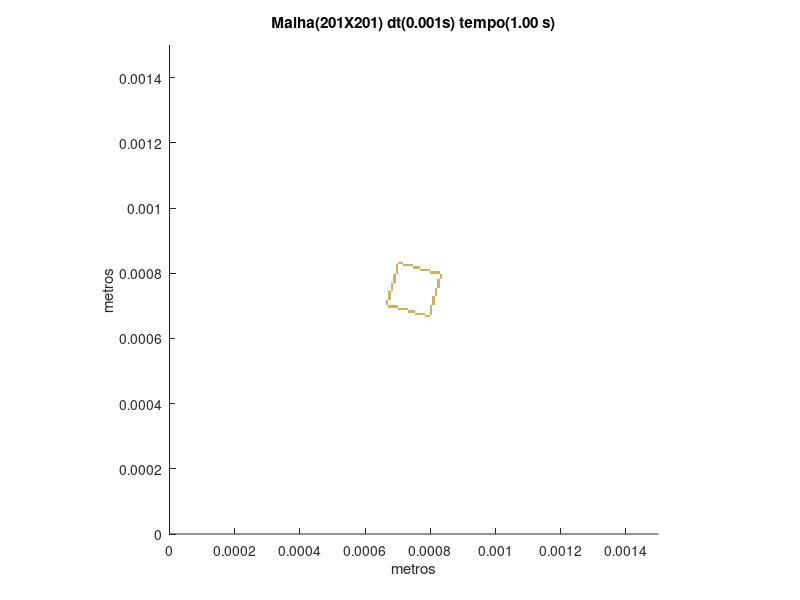

The MATLAB source for this figure:
set (gca,'PlotBoxAspectRatio',[1 1 1],'Xlim',[0,0.0015],'Ylim',[0,0.0015])
hold on
title('Malha(201X201) dt(0.001s) tempo(1.00 s)')
hold on
ylabel('metros')
hold on
xlabel('metros')
hold on

fill([0.000783582089552239 0.000783582089552239 0.000791044776119403 0.000791044776119403],[0.000664179104477612 0.000671641791044776 0.000671641791044776 0.000664179104477612],[0.8,0.7,0.4],'LineStyle','none')

fill([0.000791044776119403 0.000791044776119403 0.000798507462686567 0.000798507462686567],[0.000664179104477612 0.000671641791044776 0.000671641791044776 0.000664179104477612],[0.8,0.7,0.4],'LineStyle','none')

fill([0.000753731343283582 0.000753731343283582 0.000761194029850746 0.000761194029850746],[0.000671641791044776 0.00067910447761194 0.00067910447761194 0.000671641791044776],[0.8,0.7,0.4],'LineStyle','none')

fill([0.000761194029850746 0.000761194029850746 0.000768656716417911 0.000768656716417911],[0.000671641791044776 0.00067910447761194 0.00067910447761194 0.000671641791044776],[0.8,0.7,0.4],'LineStyle','none')

fill([0.000768656716417911 0.000768656716417911 0.000776119402985075 0.000776119402985075],[0.000671641791044776 0.00067910447761194 0.00067910447761194 0.000671641791044776],[0.8,0.7,0.4],'LineStyle','none')

fill([0.000776119402985075 0.000776119402985075 0.000783582089552239 0.000783582089552239],[0.000671641791044776 0.00067910447761194 0.00067910447761194 0.000671641791044776],[0.8,0.7,0.4],'LineStyle','none')

fill([0.000798507462686567 0.000798507462686567 0.000805970149253731 0.000805970149253731],[0.000671641791044776 0.00067910447761194 0.00067910447761194 0.000671641791044776],[0.8,0.7,0.4],'LineStyle','none')

fill([0.00073134328358209 0.00073134328358209 0.000738805970149254 0.000738805970149254],[0.00067910447761194 0.000686567164179104 0.000686567164179104 0.00067910447761194],[0.8,0.7,0.4],'LineStyle','none')

fill([0.000738805970149254 0.000738805970149254 0.000746268656716418 0.000746268656716418],[0.00067910447761194 0.000686567164179104 0.000686567164179104 0.00067910447761194],[0.8,0.7,0.4],'LineStyle','none')

fill([0.000746268656716418 0.000746268656716418 0.000753731343283582 0.000753731343283582],[0.00067910447761194 0.000686567164179104 0.000686567164179104 0.00067910447761194],[0.8,0.7,0.4],'LineStyle','none')

fill([0.000798507462686567 0.000798507462686567 0.000805970149253731 0.000805970149253731],[0.00067910447761194 0.000686567164179104 0.000686567164179104 0.00067910447761194],[0.8,0.7,0.4],'LineStyle','none')

fill([0.000701492537313433 0.000701492537313433 0.000708955223880597 0.000708955223880597],[0.000686567164179104 0.000694029850746269 0.000694029850746269 0.000686567164179104],[0.8,0.7,0.4],'LineStyle','none')

fill([0.000708955223880597 0.000708955223880597 0.000716417910447761 0.000716417910447761],[0.000686567164179104 0.000694029850746269 0.000694029850746269 0.000686567164179104],[0.8,0.7,0.4],'LineStyle','none')

fill([0.000716417910447761 0.000716417910447761 0.000723880597014925 0.000723880597014925],[0.000686567164179104 0.000694029850746269 0.000694029850746269 0.000686567164179104],[0.8,0.7,0.4],'LineStyle','none')

fill([0.000723880597014925 0.000723880597014925 0.00073134328358209 0.00073134328358209],[0.000686567164179104 0.000694029850746269 0.000694029850746269 0.000686567164179104],[0.8,0.7,0.4],'LineStyle','none')

fill([0.000798507462686567 0.000798507462686567 0.000805970149253731 0.000805970149253731],[0.000686567164179104 0.000694029850746269 0.000694029850746269 0.000686567164179104],[0.8,0.7,0.4],'LineStyle','none')

fill([0.000671641791044776 0.000671641791044776 0.00067910447761194 0.00067910447761194],[0.000694029850746269 0.000701492537313433 0.000701492537313433 0.000694029850746269],[0.8,0.7,0.4],'LineStyle','none')

fill([0.00067910447761194 0.00067910447761194 0.000686567164179104 0.000686567164179104],[0.000694029850746269 0.000701492537313433 0.000701492537313433 0.000694029850746269],[0.8,0.7,0.4],'LineStyle','none')

fill([0.000686567164179104 0.000686567164179104 0.000694029850746269 0.000694029850746269],[0.000694029850746269 0.000701492537313433 0.000701492537313433 0.000694029850746269],[0.8,0.7,0.4],'LineStyle','none')

fill([0.000694029850746269 0.000694029850746269 0.000701492537313433 0.000701492537313433],[0.000694029850746269 0.000701492537313433 0.000701492537313433 0.000694029850746269],[0.8,0.7,0.4],'LineStyle','none')

fill([0.000798507462686567 0.000798507462686567 0.000805970149253731 0.000805970149253731],[0.000694029850746269 0.000701492537313433 0.000701492537313433 0.000694029850746269],[0.8,0.7,0.4],'LineStyle','none')

fill([0.000664179104477612 0.000664179104477612 0.000671641791044776 0.000671641791044776],[0.000701492537313433 0.000708955223880597 0.000708955223880597 0.000701492537313433],[0.8,0.7,0.4],'LineStyle','none')

fill([0.000805970149253731 0.000805970149253731 0.000813432835820896 0.000813432835820896],[0.000701492537313433 0.000708955223880597 0.000708955223880597 0.000701492537313433],[0.8,0.7,0.4],'LineStyle','none')

fill([0.000664179104477612 0.000664179104477612 0.000671641791044776 0.000671641791044776],[0.000708955223880597 0.000716417910447761 0.000716417910447761 0.000708955223880597],[0.8,0.7,0.4],'LineStyle','none')

fill([0.000805970149253731 0.000805970149253731 0.000813432835820896 0.000813432835820896],[0.000708955223880597 0.000716417910447761 0.000716417910447761 0.000708955223880597],[0.8,0.7,0.4],'LineStyle','none')

fill([0.000671641791044776 0.000671641791044776 0.00067910447761194 0.00067910447761194],[0.000716417910447761 0.000723880597014925 0.000723880597014925 0.000716417910447761],[0.8,0.7,0.4],'LineStyle','none')

fill([0.000805970149253731 0.000805970149253731 0.000813432835820896 0.000813432835820896],[0.000716417910447761 0.000723880597014925 0.000723880597014925 0.000716417910447761],[0.8,0.7,0.4],'LineStyle','none')

fill([0.000671641791044776 0.000671641791044776 0.00067910447761194 0.00067910447761194],[0.000723880597014925 0.00073134328358209 0.00073134328358209 0.000723880597014925],[0.8,0.7,0.4],'LineStyle','none')

fill([0.000805970149253731 0.000805970149253731 0.000813432835820896 0.000813432835820896],[0.000723880597014925 0.00073134328358209 0.00073134328358209 0.000723880597014925],[0.8,0.7,0.4],'LineStyle','none')

fill([0.000671641791044776 0.000671641791044776 0.00067910447761194 0.00067910447761194],[0.00073134328358209 0.000738805970149254 0.000738805970149254 0.00073134328358209],[0.8,0.7,0.4],'LineStyle','none')

fill([0.000813432835820896 0.000813432835820896 0.00082089552238806 0.00082089552238806],[0.00073134328358209 0.000738805970149254 0.000738805970149254 0.00073134328358209],[0.8,0.7,0.4],'LineStyle','none')

fill([0.000671641791044776 0.000671641791044776 0.00067910447761194 0.00067910447761194],[0.000738805970149254 0.000746268656716418 0.000746268656716418 0.000738805970149254],[0.8,0.7,0.4],'LineStyle','none')

fill([0.000813432835820896 0.000813432835820896 0.00082089552238806 0.00082089552238806],[0.000738805970149254 0.000746268656716418 0.000746268656716418 0.000738805970149254],[0.8,0.7,0.4],'LineStyle','none')

fill([0.00067910447761194 0.00067910447761194 0.000686567164179104 0.000686567164179104],[0.000746268656716418 0.000753731343283582 0.000753731343283582 0.000746268656716418],[0.8,0.7,0.4],'LineStyle','none')

fill([0.000813432835820896 0.000813432835820896 0.00082089552238806 0.00082089552238806],[0.000746268656716418 0.000753731343283582 0.000753731343283582 0.000746268656716418],[0.8,0.7,0.4],'LineStyle','none')

fill([0.00067910447761194 0.00067910447761194 0.000686567164179104 0.000686567164179104],[0.000753731343283582 0.000761194029850746 0.000761194029850746 0.000753731343283582],[0.8,0.7,0.4],'LineStyle','none')

fill([0.00082089552238806 0.00082089552238806 0.000828358208955224 0.000828358208955224],[0.000753731343283582 0.000761194029850746 0.000761194029850746 0.000753731343283582],[0.8,0.7,0.4],'LineStyle','none')

fill([0.00067910447761194 0.00067910447761194 0.000686567164179104 0.000686567164179104],[0.000761194029850746 0.000768656716417911 0.000768656716417911 0.000761194029850746],[0.8,0.7,0.4],'LineStyle','none')

fill([0.00082089552238806 0.00082089552238806 0.000828358208955224 0.000828358208955224],[0.000761194029850746 0.000768656716417911 0.000768656716417911 0.000761194029850746],[0.8,0.7,0.4],'LineStyle','none')

fill([0.000686567164179104 0.000686567164179104 0.000694029850746269 0.000694029850746269],[0.000768656716417911 0.000776119402985075 0.000776119402985075 0.000768656716417911],[0.8,0.7,0.4],'LineStyle','none')

fill([0.00082089552238806 0.00082089552238806 0.000828358208955224 0.000828358208955224],[0.000768656716417911 0.000776119402985075 0.000776119402985075 0.000768656716417911],[0.8,0.7,0.4],'LineStyle','none')

fill([0.000686567164179104 0.000686567164179104 0.000694029850746269 0.000694029850746269],[0.000776119402985075 0.000783582089552239 0.000783582089552239 0.000776119402985075],[0.8,0.7,0.4],'LineStyle','none')

fill([0.00082089552238806 0.00082089552238806 0.000828358208955224 0.000828358208955224],[0.000776119402985075 0.000783582089552239 0.000783582089552239 0.000776119402985075],[0.8,0.7,0.4],'LineStyle','none')

fill([0.000686567164179104 0.000686567164179104 0.000694029850746269 0.000694029850746269],[0.000783582089552239 0.000791044776119403 0.000791044776119403 0.000783582089552239],[0.8,0.7,0.4],'LineStyle','none')

fill([0.000828358208955224 0.000828358208955224 0.000835820895522388 0.000835820895522388],[0.000783582089552239 0.000791044776119403 0.000791044776119403 0.000783582089552239],[0.8,0.7,0.4],'LineStyle','none')

fill([0.000686567164179104 0.000686567164179104 0.000694029850746269 0.000694029850746269],[0.000791044776119403 0.000798507462686567 0.000798507462686567 0.000791044776119403],[0.8,0.7,0.4],'LineStyle','none')

fill([0.000828358208955224 0.000828358208955224 0.000835820895522388 0.000835820895522388],[0.000791044776119403 0.000798507462686567 0.000798507462686567 0.000791044776119403],[0.8,0.7,0.4],'LineStyle','none')

fill([0.000694029850746269 0.000694029850746269 0.000701492537313433 0.000701492537313433],[0.000798507462686567 0.000805970149253731 0.000805970149253731 0.000798507462686567],[0.8,0.7,0.4],'LineStyle','none')

fill([0.000798507462686567 0.000798507462686567 0.000805970149253731 0.000805970149253731],[0.000798507462686567 0.000805970149253731 0.000805970149253731 0.000798507462686567],[0.8,0.7,0.4],'LineStyle','none')

fill([0.000805970149253731 0.000805970149253731 0.000813432835820896 0.000813432835820896],[0.000798507462686567 0.000805970149253731 0.000805970149253731 0.000798507462686567],[0.8,0.7,0.4],'LineStyle','none')

fill([0.000813432835820896 0.000813432835820896 0.00082089552238806 0.00082089552238806],[0.000798507462686567 0.000805970149253731 0.000805970149253731 0.000798507462686567],[0.8,0.7,0.4],'LineStyle','none')

fill([0.00082089552238806 0.00082089552238806 0.000828358208955224 0.000828358208955224],[0.000798507462686567 0.000805970149253731 0.000805970149253731 0.000798507462686567],[0.8,0.7,0.4],'LineStyle','none')

fill([0.000694029850746269 0.000694029850746269 0.000701492537313433 0.000701492537313433],[0.000805970149253731 0.000813432835820896 0.000813432835820896 0.000805970149253731],[0.8,0.7,0.4],'LineStyle','none')

fill([0.000768656716417911 0.000768656716417911 0.000776119402985075 0.000776119402985075],[0.000805970149253731 0.000813432835820896 0.000813432835820896 0.000805970149253731],[0.8,0.7,0.4],'LineStyle','none')

fill([0.000776119402985075 0.000776119402985075 0.000783582089552239 0.000783582089552239],[0.000805970149253731 0.000813432835820896 0.000813432835820896 0.000805970149253731],[0.8,0.7,0.4],'LineStyle','none')

fill([0.000783582089552239 0.000783582089552239 0.000791044776119403 0.000791044776119403],[0.000805970149253731 0.000813432835820896 0.000813432835820896 0.000805970149253731],[0.8,0.7,0.4],'LineStyle','none')

fill([0.000791044776119403 0.000791044776119403 0.000798507462686567 0.000798507462686567],[0.000805970149253731 0.000813432835820896 0.000813432835820896 0.000805970149253731],[0.8,0.7,0.4],'LineStyle','none')

fill([0.000694029850746269 0.000694029850746269 0.000701492537313433 0.000701492537313433],[0.000813432835820896 0.00082089552238806 0.00082089552238806 0.000813432835820896],[0.8,0.7,0.4],'LineStyle','none')

fill([0.000746268656716418 0.000746268656716418 0.000753731343283582 0.000753731343283582],[0.000813432835820896 0.00082089552238806 0.00082089552238806 0.000813432835820896],[0.8,0.7,0.4],'LineStyle','none')

fill([0.000753731343283582 0.000753731343283582 0.000761194029850746 0.000761194029850746],[0.000813432835820896 0.00082089552238806 0.00082089552238806 0.000813432835820896],[0.8,0.7,0.4],'LineStyle','none')

fill([0.000761194029850746 0.000761194029850746 0.000768656716417911 0.000768656716417911],[0.000813432835820896 0.00082089552238806 0.00082089552238806 0.000813432835820896],[0.8,0.7,0.4],'LineStyle','none')

fill([0.000694029850746269 0.000694029850746269 0.000701492537313433 0.000701492537313433],[0.00082089552238806 0.000828358208955224 0.000828358208955224 0.00082089552238806],[0.8,0.7,0.4],'LineStyle','none')

fill([0.000716417910447761 0.000716417910447761 0.000723880597014925 0.000723880597014925],[0.00082089552238806 0.000828358208955224 0.000828358208955224 0.00082089552238806],[0.8,0.7,0.4],'LineStyle','none')

fill([0.000723880597014925 0.000723880597014925 0.00073134328358209 0.00073134328358209],[0.00082089552238806 0.000828358208955224 0.000828358208955224 0.00082089552238806],[0.8,0.7,0.4],'LineStyle','none')

fill([0.00073134328358209 0.00073134328358209 0.000738805970149254 0.000738805970149254],[0.00082089552238806 0.000828358208955224 0.000828358208955224 0.00082089552238806],[0.8,0.7,0.4],'LineStyle','none')

fill([0.000738805970149254 0.000738805970149254 0.000746268656716418 0.000746268656716418],[0.00082089552238806 0.000828358208955224 0.000828358208955224 0.00082089552238806],[0.8,0.7,0.4],'LineStyle','none')

fill([0.000701492537313433 0.000701492537313433 0.000708955223880597 0.000708955223880597],[0.000828358208955224 0.000835820895522388 0.000835820895522388 0.000828358208955224],[0.8,0.7,0.4],'LineStyle','none')

fill([0.000708955223880597 0.000708955223880597 0.000716417910447761 0.000716417910447761],[0.000828358208955224 0.000835820895522388 0.000835820895522388 0.000828358208955224],[0.8,0.7,0.4],'LineStyle','none')
